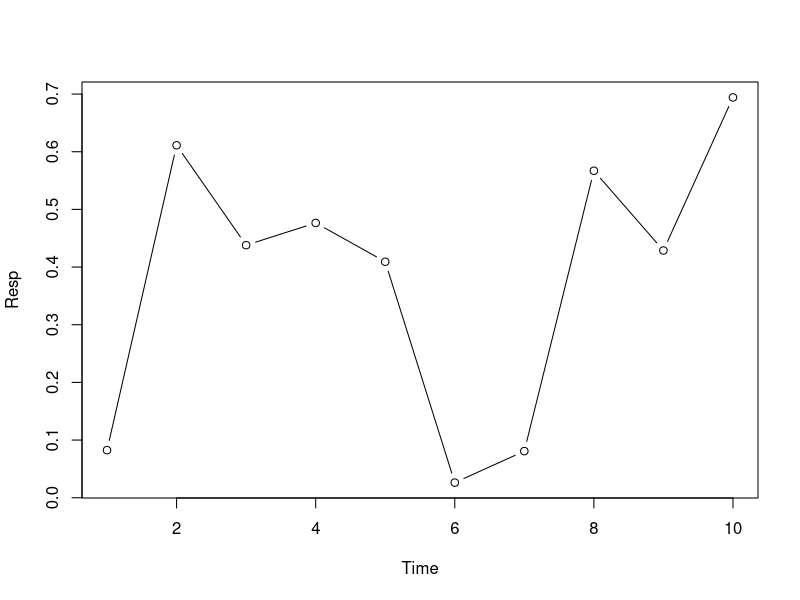

The R source for this figure:
## ---- chunk 1
# Set my working directory:
setwd("/Users/phillipburnham/ComputationalBiology/CompBio")

# Clear memory of characters:
ls()
rm(list=ls())
## ---- chunk 2
# Comments:

Time <- seq(1,10) # seq makes integer sequence!
print(Time) # PRINT IT!

Resp <- runif(10) # get 10 random numbers
print(Resp) # print it

plot(x=Time, y=Resp, type="b") # plot them
